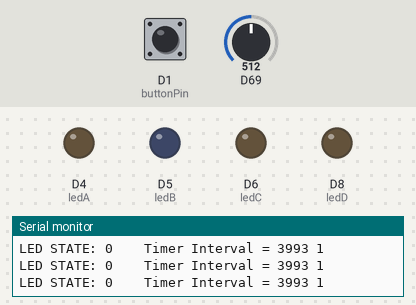
A sketch run on a simulated Arduino Due. On the bench: output pins drawn as LEDs (lit = HIGH), the last lines printed to the serial monitor. Dashed ring = blinking. The inputs (shaded band) are chosen by the test bench; at power-on: D69 = 512, D1 (buttonPin) HIGH (analog values on the 0–1023 scale).

Above: at 1.3 s.
1.4 s: D69 set to 122
At 1.9 s:
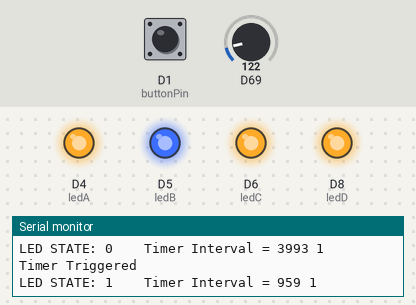
4.4 s: D69 set to 0
At 5.4 s:
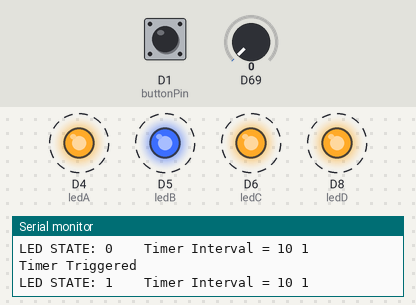
Timing chart, 0 to 13.4 s (numbered marks = the images above; inputs shaded):
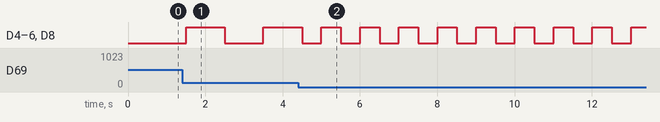

Measured:
- after the input at 1.4 s, D4 (ledA), D5 (ledB), D6 (ledC), D8 (ledD): LOW → HIGH after 0.10 s instead of 2.6 s
- after the input at 4.4 s, D4 (ledA), D5 (ledB), D6 (ledC), D8 (ledD): alternates HIGH for 0.50 s and LOW for 0.50 s, starting after 0.61 s

The sketch:

MIDTERM_IsaiahS_Final.ino
```cpp
/* Isaiah.S Midterm Final Mtec 2280
Must include the following:
HARDWARE:
A- t least one analog sensor:
potentiometer
LDR / photocell
touch point
- At least one digital input:
button
- At least one analog output:
LED PWM
Piezo Buzzer
Servo Motor
At least one digital output:
LED

SOFTWARE:
digitalRead()
digitalWrite()
analogRead()
analogWrite()
user-declared variables
use of an array[]
conditional statements [IF/ELSE]
logical operator [AND, OR, NOT, etc]
timer using millis() instead of delay()
For Loop implementation

References:
https://www.youtube.com/watch?v=IRAXPR1i2Mg
https://github.com/entertainmenttechnology/Pokorny-MTEC2280_D01-Spring2026/blob/main/examples/S05-AnalogRead_Mapped/S05-AnalogRead_Mapped.ino
https://docs.arduino.cc/language-reference/en/functions/analog-io/analogRead/
https://www.youtube.com/watch?v=0jFgo7_d0y0
https://www.youtube.com/watch?v=VdB4GWeVkvY&list=TLPQMDQwMzIwMjbx9SQQcgLS7g&index=3
http://docs.arduino.cc/built-in-examples/digital/BlinkWithoutDelay/
https://forum.arduino.cc/t/how-to-define-a-range-in-an-if-statement/212627
https://www.youtube.com/watch?v=JghpLbCtnUU&list=TLPQMTEwMzIwMjaeT08LfBZOSg&index=5

*/

// int number = 0;

const int pinRGB = 38;    //built-in rgb for testing potentiometer
// int reading[numReads];    //array of integers with length of numReads
// int readingCount = 0; //Tracking the reading

const int buttonPin = 1; //ButtonPin #
bool buttonState = 0;     //current button statea
bool lastButtonState = 0; //Prev button state
// bool toggle = 0;          //toogle bool for rising edge
// bool fallToggle = 0;      //toggle bool for falling edge

const int potPin = 9;     //potentiometer pin

const int ledA = 4;  //constant int se tot LED pin#
const int ledB = 5;  //constant int se tot LED pin#
const int ledC = 6;  //constant int se tot LED pin#
const int ledD = 8;  //constant int se tot LED pin#
const int adcPin = 15;

bool ledState = 0;
// const int ledState = LOW;

// const int leds[] = {9, 10, 11, 12};
// const int ledCount = 4;

int ms = 500;

//Timer setup
int currentTime = 0; //Store current MS
int lastTime = 0; //store millis at moment of event
int timeInterval = 1000; //Amount of ms for comparison


void setup()
{
  Serial.begin(115200);

//Reading potentiometer values
  int potValue = analogRead(potPin); //Returns a value from 0

  pinMode(buttonPin, INPUT_PULLUP);
  pinMode(ledA, OUTPUT);
  pinMode(ledB, OUTPUT);
  pinMode(ledC, OUTPUT);
  pinMode(ledD, OUTPUT);
  // analogReadResolution(10); //Gives Range of 0-1023 bytes
  // analogReadResolution(12);  //Increase ADC bit depth to 11-bits
  // Or we could use analogReadResolution(12);   //12-bit = ADC resolution [0-4095]
  analogReadResolution(12);

  //Brightness value of the LED's based on Potentiometer Value and mapping.
  int brightness = map(potValue,  0, 2047, 0, 255);
  // int brightness = map(potValue, 0, 4095,0 ,255);


//Reading the button and state to create an on and off state.
  buttonState = digitalRead(buttonPin);

  Serial.println(potValue);
  Serial.println("SETUP is Running");

}

void loop()
{

  lastButtonState = buttonState;
  buttonState = digitalRead(buttonPin);

  // analogWrite(ledA, brightness);
  // analogWrite(ledB, brightness);
  // analogWrite(ledC, brightness);
  // analogWrite(ledD, brightness);


  currentTime = millis(); //store current time in milliseconds
  timeInterval = map(analogRead(adcPin), 0, 1023, 10, 2000); //map ADC read from 0-1023 to 10-2000 bytes

  if(currentTime - lastTime >= timeInterval)
  {
    lastTime = currentTime; //
    ledState = !ledState; //Turns LED on \ Goes from 1 to 0
    Serial.println("Timer Triggered");

  }

  digitalWrite(ledA, ledState);
  digitalWrite(ledB, ledState);
  digitalWrite(ledC, ledState);
  digitalWrite(ledD, ledState);
    // digitalWrite(ledD, LOW);
  // delay(ms);

//Remember that digitalWrite to LEDpins writes to the ledState to turn them all on.

Serial.printf("LED STATE: %i \t Timer Interval = %i ", ledState, timeInterval);


// Lets try if/else if statements to turn on a specific number of LEDs based on -
//- the potentiometer's ranges un bytes (0–1000, 2000-3000, 3000-4000);


  // if((brightness < 0 && brightness > 1000))
  // {
  //   digitalWrite(ledA, HIGH);
  //   digitalWrite(ledA, LOW);
  //   digitalWrite(ledA, LOW);
  //   digitalWrite(ledA, LOW);
  // }

  // else if ((brightness < 1000 && brightness > 2000))
  // {
  //   digitalWrite(ledA, LOW);
  //   digitalWrite(ledA, HIGH);
  //   digitalWrite(ledA, LOW);
  //   digitalWrite(ledA, LOW);
  // }

  // else if ((brightness < 2000 && brightness > 3000))
  // {
  //   digitalWrite(ledA, LOW);
  //   digitalWrite(ledA, LOW);
  //   digitalWrite(ledA, HIGH);
  //   digitalWrite(ledA, LOW);
  // }
  // else if ((brightness < 3000 && brightness > 4000))
  // {
  //   digitalWrite(ledA, LOW);
  //   digitalWrite(ledA, LOW);
  //   digitalWrite(ledA, LOW);
  //   digitalWrite(ledA, HIGH);
  // }


// if (lastButtonState == HIGH && currentButtonState == LOW)
// { Serial.print ("Button Pressed");
// // toggle state of LED
//   if (ledState == LOW)
//   {
//   ledState = HIGH; //Turns LED on
//   }

// }
// else
// {
//   ledState = LOW; ///Turn back off
// }


  Serial.println(buttonPin);


  delay(ms); // this speeds up the simulation


}


/*


*/
```
